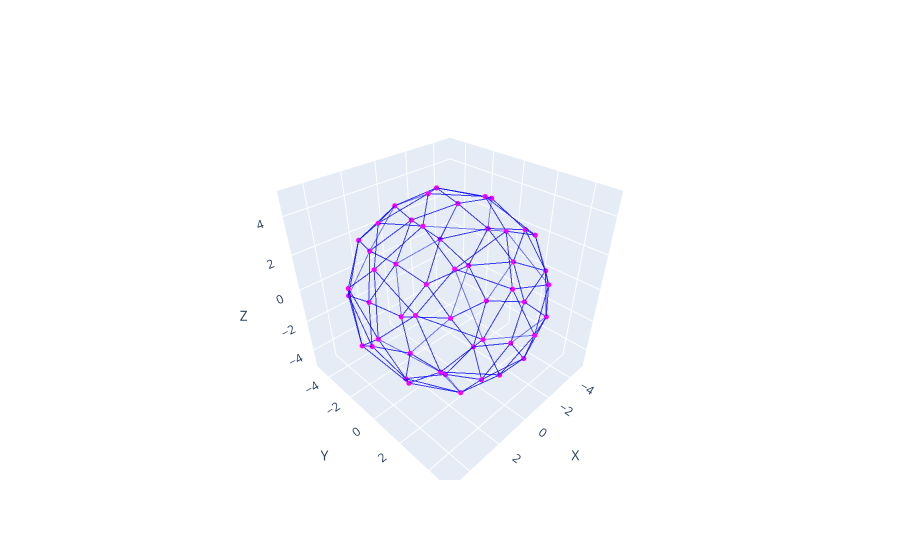

Notebook code cell kept with this figure:
### Code cell
# Add connections between neighbors
for i, point in enumerate(points):
    for neighbor_index in direct_neighbors[i]:
        neighbor_point = points[neighbor_index]
        # Add a line trace between the point and its neighbor
        fig.add_trace(go.Scatter3d(x=[point[0], neighbor_point[0]],
                                    y=[point[1], neighbor_point[1]],
                                    z=[point[2], neighbor_point[2]],
                                    mode='lines',
                                    line=dict(color='blue', width=2),
                                    opacity=0.5,
                                    showlegend=False))

fig.show()
